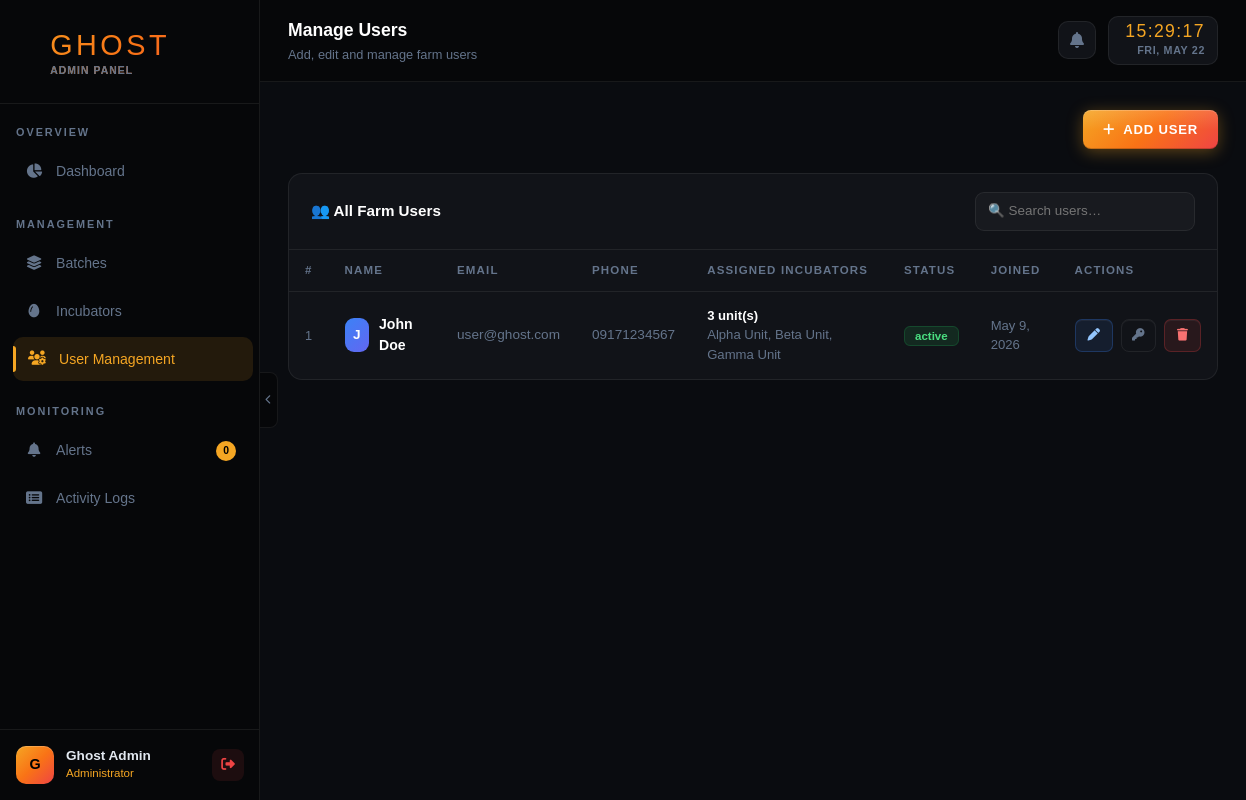
Before: /admin/users.php (signed in) with the older database file.
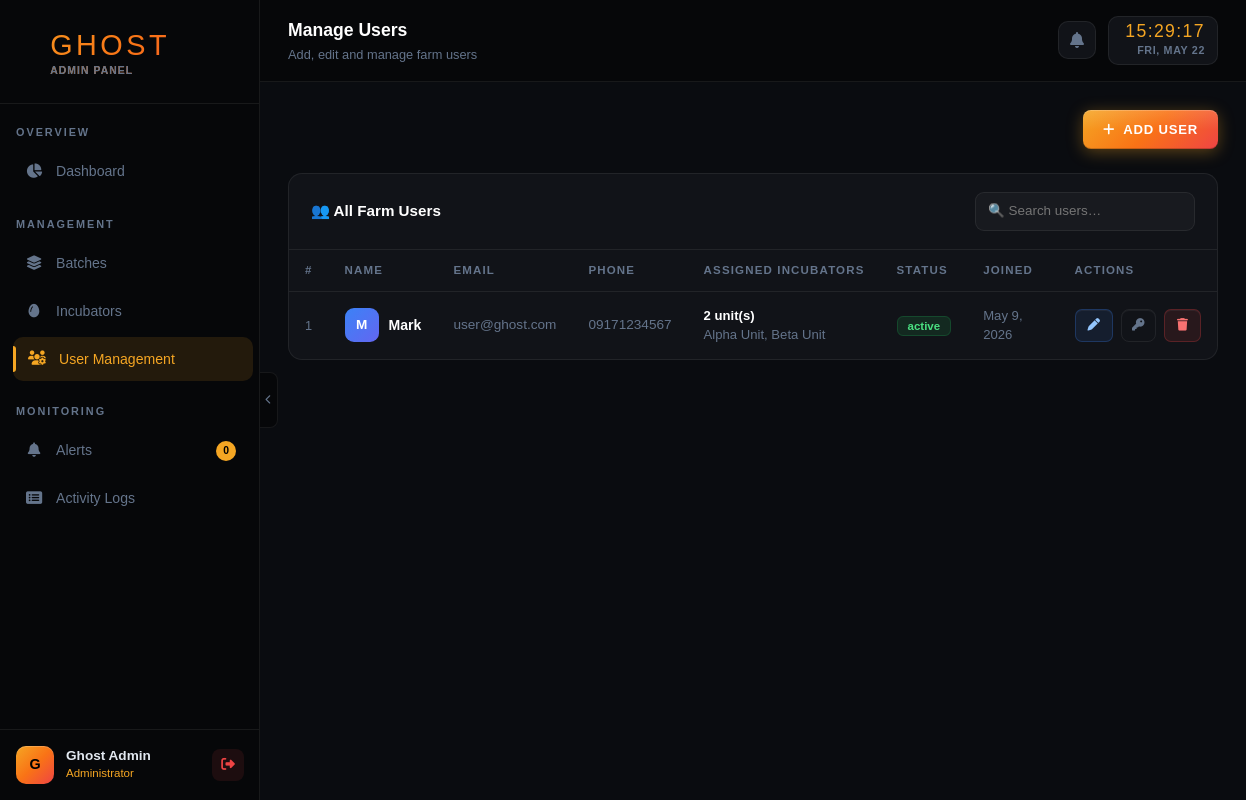
After: the same page with the newer database file.
### tables this page shows
CREATE TABLE `users` (
  `id` int(11) NOT NULL,
  `full_name` varchar(100) NOT NULL,
  `email` varchar(150) NOT NULL,
  `password` varchar(255) NOT NULL,
  `profile_pic` varchar(255) DEFAULT NULL,
  `phone` varchar(20) DEFAULT NULL,
  `status` enum('active','inactive','suspended') DEFAULT 'active',
  `created_at` timestamp NOT NULL DEFAULT current_timestamp(),
  `updated_at` timestamp NOT NULL DEFAULT current_timestamp() ON UPDATE current_timestamp()
);

### admin/users.php (the view, shortened to what this page needs)
<?php
require_once 'header.php';
$pdo   = getDB();
$incubatorColumns = [];
foreach ($pdo->query("SHOW COLUMNS FROM incubators")->fetchAll(PDO::FETCH_ASSOC) as $col) {
  $incubatorColumns[$col['Field']] = true;
}
$assignmentColumn = isset($incubatorColumns['user_id']) ? 'user_id' : (isset($incubatorColumns['owner_id']) ? 'owner_id' : null);
if ($assignmentColumn !== null) {
  $users = $pdo->query(
    "SELECT u.*, GROUP_CONCAT(i.id ORDER BY i.id) AS assigned_incubator_ids,
            GROUP_CONCAT(i.name ORDER BY i.id SEPARATOR ', ') AS assigned_incubator_names,
            COUNT(i.id) AS assigned_incubator_count
     FROM users u
     LEFT JOIN incubators i ON i.{$assignmentColumn} = u.id
     GROUP BY u.id
     ORDER BY u.created_at DESC"
  )->fetchAll();
} else {
  $users = $pdo->query("SELECT *, '' AS assigned_incubator_ids, '' AS assigned_incubator_names, 0 AS assigned_incubator_count FROM users ORDER BY created_at DESC")->fetchAll();
}
?>
<div class="d-flex justify-content-between align-items-center mb-4">
  <button class="btn-ghost" id="btnOpenAdd"><i class="fas fa-plus me-2"></i>Add User</button>
</div>
<div class="ghost-panel">
  <div class="ghost-panel-header d-flex justify-content-between align-items-center">
    <span class="ghost-panel-title">👥 All Farm Users</span>
    <input type="text" id="searchUsers" class="form-control-ghost"
           placeholder="🔍 Search users…"
           style="width:220px;padding:8px 12px;font-size:0.84rem;">
  </div>
  <div class="ghost-panel-body p-0">
    <table class="ghost-table" id="usersTable">
      <thead>
        <tr>
          <th>#</th><th>Name</th><th>Email</th><th>Phone</th>
          <th>Assigned Incubators</th><th>Status</th><th>Joined</th><th>Actions</th>
        </tr>
      </thead>
      <tbody>
      <?php foreach ($users as $u): ?>
        <?php
          $s   = $u['status'];
          $cls = ($s === 'active') ? 'active' : (($s === 'suspended') ? 'error' : 'idle');
        ?>
        <tr>
          <td style="color:var(--ghost-muted);font-size:0.8rem;"><?= (int)$u['id'] ?></td>
          <td>
            <div style="font-weight:600;color:white;display:flex;align-items:center;gap:10px;">
              <div style="width:34px;height:34px;border-radius:9px;background:linear-gradient(135deg,#3b82f6,#6366f1);
                          display:flex;align-items:center;justify-content:center;font-weight:700;font-size:0.85rem;color:white;">
                <?= strtoupper(substr($u['full_name'], 0, 1)) ?>
              </div>
              <?= htmlspecialchars($u['full_name']) ?>
            </div>
          </td>
          <td style="color:var(--ghost-muted);font-size:0.85rem;"><?= htmlspecialchars($u['email']) ?></td>
          <td style="color:var(--ghost-muted);font-size:0.85rem;"><?= htmlspecialchars($u['phone'] ?? '—') ?></td>
          <td style="font-size:0.82rem;color:var(--ghost-muted);">
            <?php if ((int)($u['assigned_incubator_count'] ?? 0) > 0): ?>
              <div style="font-weight:600;color:white;"><?= (int)$u['assigned_incubator_count'] ?> unit(s)</div>
              <div><?= htmlspecialchars((string)($u['assigned_incubator_names'] ?? '')) ?></div>
            <?php else: ?>
              —
            <?php endif; ?>
          </td>
          <td><span class="badge-<?= $cls ?>"><?= htmlspecialchars($s) ?></span></td>
          <td style="color:var(--ghost-muted);font-size:0.82rem;"><?= date('M j, Y', strtotime($u['created_at'])) ?></td>
          <td>
            <div class="d-flex gap-2">
              <button class="btn-edit-ghost btn-edit-user"
                      data-id="<?= (int)$u['id'] ?>"
                      data-name="<?= htmlspecialchars($u['full_name'],    ENT_QUOTES) ?>"
                      data-email="<?= htmlspecialchars($u['email'],       ENT_QUOTES) ?>"
                      data-phone="<?= htmlspecialchars($u['phone'] ?? '', ENT_QUOTES) ?>"
                      data-status="<?= htmlspecialchars($u['status'],     ENT_QUOTES) ?>"
                      data-incubators="<?= htmlspecialchars((string)($u['assigned_incubator_ids'] ?? ''), ENT_QUOTES) ?>">
                <i class="fas fa-pen"></i>
              </button>
              <button class="btn-outline-ghost btn-reset-pass"
                      style="padding:6px 10px;font-size:.78rem;"
                      data-id="<?= (int)$u['id'] ?>"
                      data-status="<?= htmlspecialchars($u['status'], ENT_QUOTES) ?>"
                      data-name="<?= htmlspecialchars($u['full_name'], ENT_QUOTES) ?>"
                      title="Reset Password">
                <i class="fas fa-key"></i>
              </button>
              <button class="btn-danger-ghost btn-delete-user"
                      data-id="<?= (int)$u['id'] ?>"
                      data-name="<?= htmlspecialchars($u['full_name'], ENT_QUOTES) ?>">
                <i class="fas fa-trash"></i>
              </button>
            </div>
          </td>
        </tr>
      <?php endforeach; ?>
      </tbody>
    </table>
  </div>
</div>
<?php require_once 'footer.php'; ?>

Changed rows visible on the page:
changed users "user@ghost.com": full_name "J" → "M"; full_name "John Doe" → "Mark"; assigned_incubator_count "3" → "2"; assigned_incubator_names "Alpha Unit, Beta Unit, Gamma Unit" → "Alpha Unit, Beta Unit"
